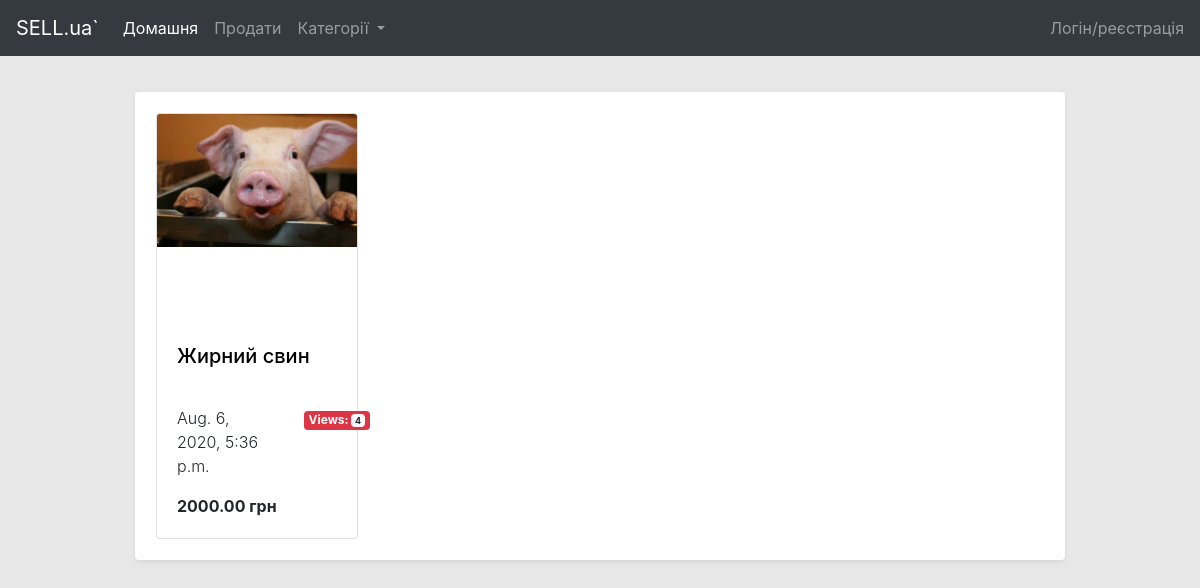
The app's page /, older data.
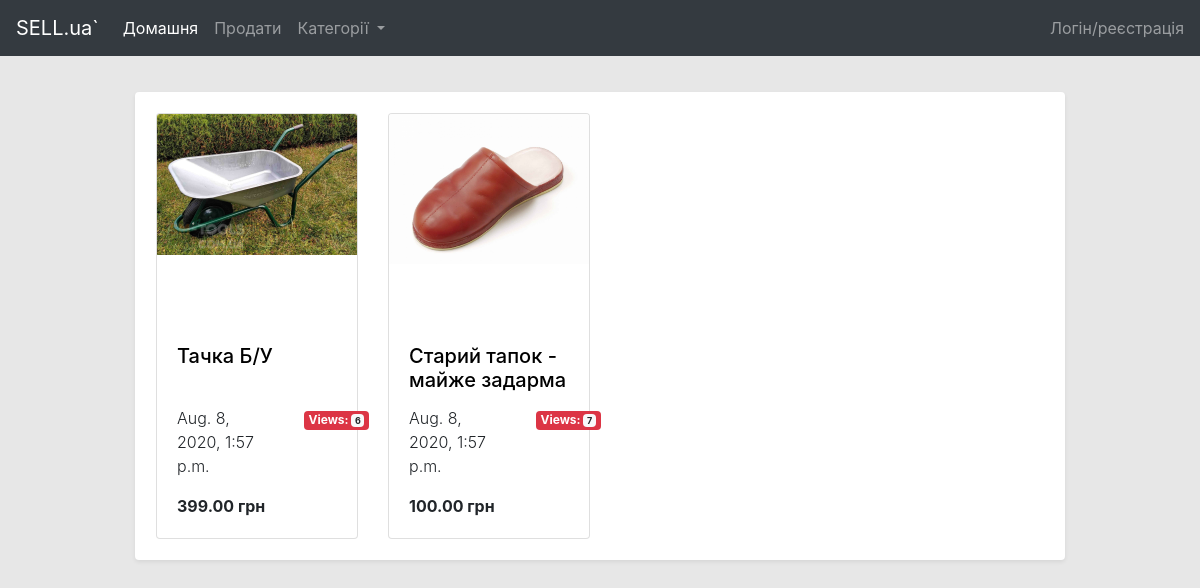
The same page, newer data.
### website/models.py (models this page shows, shortened)
class Advert(models.Model):
    title = models.CharField("Заголовок", max_length=100)
    owner = models.ForeignKey(User, on_delete=models.CASCADE, verbose_name="Власник")
    date_published = models.DateTimeField("Дата публікації", auto_now=True)
    description = models.TextField("Опис", max_length=1000)
    price = models.DecimalField("Ціна", decimal_places=2, max_digits=10)
    is_price_final = models.BooleanField(default=False)
    status = models.ForeignKey(verbose_name="Статус", to=AdvertStatus, on_delete=models.SET_NULL, null=True)
    category = models.ForeignKey(Category, on_delete=models.CASCADE, verbose_name="Категорія")
    views = models.PositiveIntegerField("Перегляди", default=0)
    address = models.ForeignKey(verbose_name="Адреса відправлювача", to=UserAddress, on_delete=models.SET_NULL, null=True, blank=True)
    def get_cover_photo(self):
        all_images = self.advertphoto_set.all()
        if all_images:
            if self.advertphoto_set.filter(is_cover_photo=True):
                return self.advertphoto_set.filter(is_cover_photo=True).get().image.url
            else:
                return self.advertphoto_set.first().image.url
        return ''
    def is_advert_active(self):
        return self.status is not None \
               and self.status.label == "ADVERT_ACTIVE"
    class Meta:
        verbose_name = "Оголошення"
        verbose_name_plural = "Оголошення"

class AdvertPhoto(models.Model):
    advert = models.ForeignKey(Advert, verbose_name="Оголошення", on_delete=models.CASCADE)
    image = models.ImageField(upload_to="images/", verbose_name="Зображення", default='images/default-no-image.img')
    url = models.SlugField
    is_cover_photo = models.BooleanField("Обкладинка", default=False)
    class Meta:
        verbose_name = "Фото оголошення"
        verbose_name_plural = "Фото оголошення"

### website/views.py (the view)
# urls.py: path("", views.HomePageView.as_view(), name='home'),
class HomePageView(HeaderAwareListView):
    model = Advert
    template_name = "website/home.html"

### website/models.py (called while the page is built)
    def get_url(self):
        return reverse("category", args=[self.url])

### templates/website/home.html
{% extends 'base.html' %}
{% block content %}
{% include 'include/adverts_list.html' with advert_list=advert_list %}
{% endblock content %}

### templates/include/adverts_list.html
<div class="row">
    {% for advert in advert_list %}
    {% if advert.is_advert_active %}
    <div class="col-lg-3 col-md-6 col-sm-6 col-xs-12">
        <div class="card card-spaced w-100 " style="width: 18rem;">
            <div class="card-img-container">
                {% if advert.get_cover_photo %}
                <img alt="..." class="card-img-top" src="{{ advert.get_cover_photo }}">
                {% else %}
                <img alt="..." class="card-img-top" src="/media/images/default-no-image.jpg">
                {% endif %}
            </div>
            <div class="card-body">
                <h5 class="card-title"><a href="/advert/{{advert.pk}}">{{ advert.title }}</a></h5>
                <div class="row">
                    <div class="col-8">
                        <p class="font-weight-light">{{ advert.date_published }}</p>
                    </div>
                    <div class="col-4 text-right">
                        <span class="badge badge-danger">
                            Views: <span class="badge badge-light">{{ advert.views }}</span>
                        </span>
                    </div>
                </div>
                <b>{{advert.price}} грн</b>
            </div>
        </div>
    </div>
    {% endif %}
    {% endfor %}
</div>

Row changes from the older to the newer data that the page shows:
no longer on this page (row edited): Advert: get_cover_photo (picture), title "Жирний свин", date_published "Aug. 6, 2020, 5:36 p.m.", views "4", price "2000.00"
now on this page (row edited): Advert: get_cover_photo (picture), title "Тачка Б/У", date_published "Aug. 8, 2020, 1:57 p.m.", views "6", price "399.00"
now on this page (row edited): Advert: get_cover_photo (picture), title "Старий тапок - майже задарма", date_published "Aug. 8, 2020, 1:57 p.m.", views "7", price "100.00"
